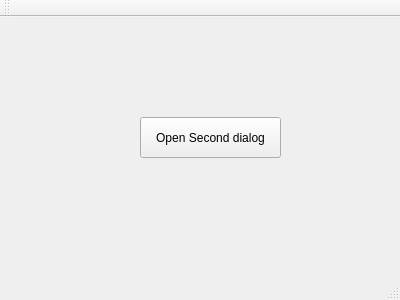
<?xml version="1.0" encoding="UTF-8"?>
<ui version="4.0">
 <class>MainWindow</class>
 <widget class="QMainWindow" name="MainWindow">
  <property name="geometry">
   <rect>
    <x>0</x>
    <y>0</y>
    <width>400</width>
    <height>300</height>
   </rect>
  </property>
  <property name="windowTitle">
   <string>MainWindow</string>
  </property>
  <widget class="QWidget" name="centralWidget">
   <widget class="QPushButton" name="pushButton">
    <property name="geometry">
     <rect>
      <x>140</x>
      <y>100</y>
      <width>141</width>
      <height>41</height>
     </rect>
    </property>
    <property name="text">
     <string>Open Second dialog</string>
    </property>
   </widget>
  </widget>
  <widget class="QMenuBar" name="menuBar">
   <property name="geometry">
    <rect>
     <x>0</x>
     <y>0</y>
     <width>400</width>
     <height>26</height>
    </rect>
   </property>
  </widget>
  <widget class="QToolBar" name="mainToolBar">
   <attribute name="toolBarArea">
    <enum>TopToolBarArea</enum>
   </attribute>
   <attribute name="toolBarBreak">
    <bool>false</bool>
   </attribute>
  </widget>
  <widget class="QStatusBar" name="statusBar"/>
 </widget>
 <layoutdefault spacing="6" margin="11"/>
 <resources/>
 <connections/>
</ui>
